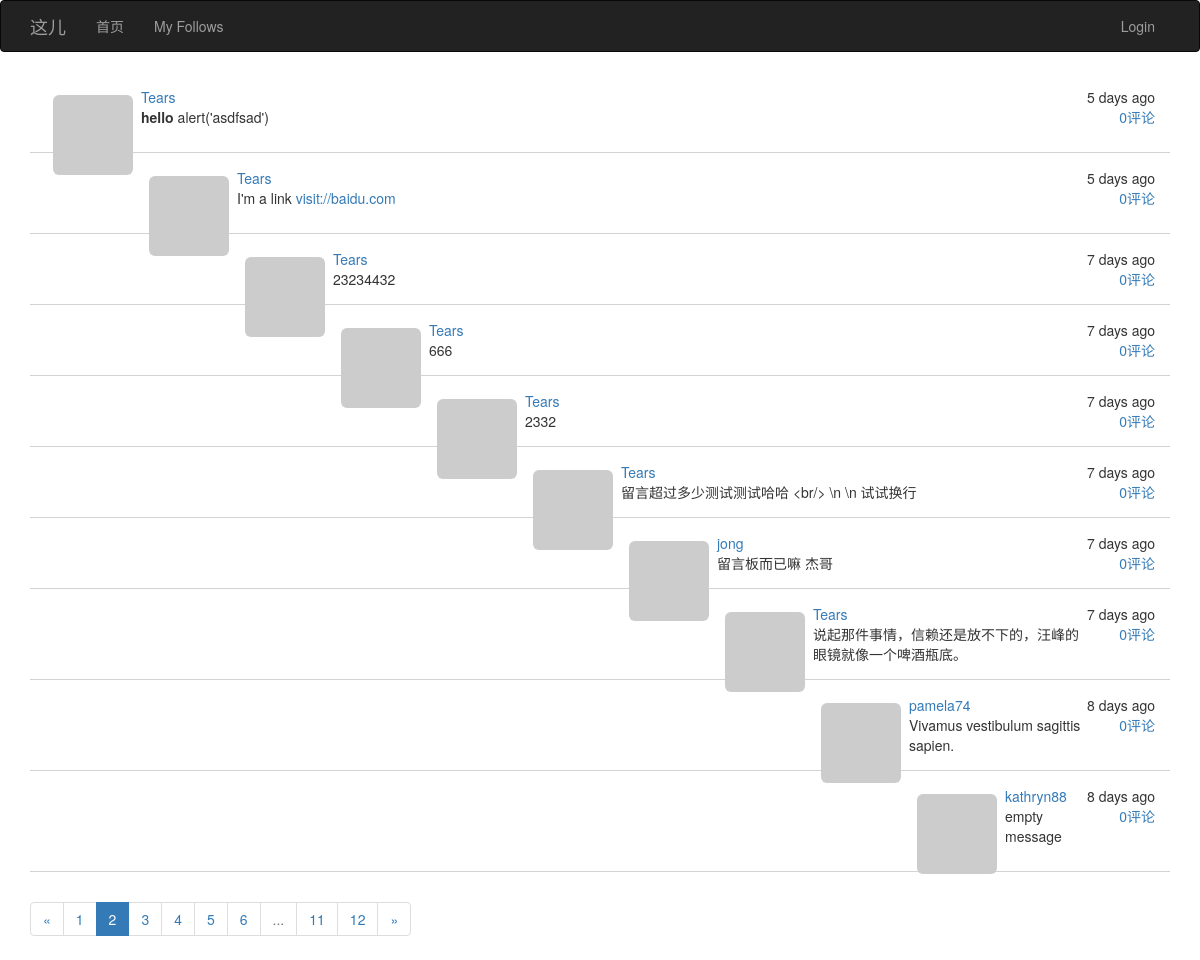
Screenshot of /?page=2 with the database file from the repository.
### app/models.py (models this page shows, shortened)
class Post(db.Model):
    __tablename__ = 'posts'
    id = db.Column(db.Integer, primary_key=True)
    body = db.Column(db.Text)
    body_html = db.Column(db.Text)
    timestamp = db.Column(db.DateTime, index=True, default=datetime.utcnow)
    author_id = db.Column(db.Integer, db.ForeignKey('users.id'))
    post_type = db.Column(db.Integer, default=PostType.POST)
    parent_post_id = db.Column(db.Integer, db.ForeignKey('posts.id'))
    disabled = db.Column(db.Boolean, default=True)
    comments = db.relationship('Post', foreign_keys=[parent_post_id],
                               backref=db.backref('parent_post',
                                                  lazy='joined', remote_side=[id]),
                               cascade='all,delete-orphan',
                               lazy='dynamic'
                               )

class User(UserMixin, db.Model):
    __tablename__ = 'users'
    id = db.Column(db.Integer, primary_key=True)
    email = db.Column(db.String(64), unique=True, index=True)
    username = db.Column(db.String(64), unique=True, index=True)
    password_hash = db.Column(db.String(128))
    confirmed = db.Column(db.Boolean, default=False)
    role_id = db.Column(db.Integer, db.ForeignKey('roles.id'))
    posts = db.relationship('Post', backref='author', lazy='dynamic')
    location = db.Column(db.String(64))
    about_me = db.Column(db.Text())
    member_since = db.Column(db.DateTime(), default=datetime.utcnow)
    last_seen = db.Column(db.DateTime(), default=datetime.utcnow)
    avatar = db.Column(db.String(128))
    followed = db.relationship('Follow', foreign_keys=[Follow.follower_id],
                               backref=db.backref('follower', lazy='joined'),
                               lazy='dynamic', cascade='all, delete-orphan')
    followers = db.relationship('Follow', foreign_keys=[Follow.followed_id],
                                backref=db.backref('followed', lazy='joined'),
                                lazy='dynamic', cascade='all, delete-orphan')
    def getAvatar(self, size=100, default='identicon', rating='g'):
        if request.is_secure:
            url = "https://secure.gravatar.com/avatar"
        else:
            url = 'http://www.gravatar.com/avatar'
        hash = self.avatar or hashlib.md5(self.email.encode('utf-8')).hexdigest()
        return '{url}/{hash}?s={size}&d={default}&r={rating}'.format(
            url=url, hash=hash, default=default, rating=rating, size=size)
    @property
    def password(self):
        raise AttributeError('password is not readable attribute')

### app/main/views.py (the view)
@main.route('/', methods=['POST', 'GET'])
def home():
    form = PostForm()
    if current_user.can(Permission.POST_ARTICLES) and form.validate_on_submit():
        post = Post(body=form.body.data, author=current_user._get_current_object())
        db.session.add(post)
        db.session.commit()
        return redirect(url_for('.home'))
    page = request.args.get('page', 1, type=int)
    pagination = Post.query.filter_by(post_type=PostType.POST).order_by(Post.timestamp.desc()) \
        .paginate(page, per_page=current_app.config['POSTS_PER_PAGE'], error_out=False)
    posts = pagination.items
    return render_template("index.html", form=form, posts=posts, pagination=pagination)

### app/main/__init__.py (called while the page is built)
@main.app_context_processor
def inject_permissions():
    return dict(Permission=Permission)

### app/models.py (called while the page is built)
    def can(self, permissions):
        return False

### app/templates/index.html (shortened to what this page needs)
{% extends "bootstrap_base.html" %}
{% import "bootstrap/wtf.html" as wtf %}
{% import "message.html" as message %}
{% block head %}{{ super() }}
{% endblock %}
{% block content %}
<div class="container">
    {% include '_posts.html' %}
    {% import '_posts.html' as posts%}
    {{posts.pagination_widget(pagination,'.home')}}
</div>
{% endblock %}

### app/templates/_posts.html
<ul class="posts">
    {% for post in posts %}
    {% if post and post.author %}
    <li>
        <div class="post-thumbnail">
            <a href="{{url_for('.user',id=post.author.id)}}">
                <img src="{{ post.author.getAvatar(size=40) }}"
                     class="img-rounded profile-thumbnail"/></a>
        </div>
        <div class="post-date">{{ moment(post.timestamp).fromNow()}}</div>
        <div class="post-author"><a href="{{url_for('.user',id=post.author.id)}}">
            {{ post.author.username}}</a></div>
        <div class="post-body">
            <span class="pull-right" style="margin-left:30px"><a href="{{url_for('.post',id=post.id)}}">{{post.comments.count()}}评论</a></span>
            {% if post.body_html %}
            {{ post.body_html| safe}}
            {% else %}
            {{ post.body }}
            {% endif %}
        </div>
    </li>
    {% endif %}
    {% endfor %}
</ul>
{% macro pagination_widget(pagination,endpoint) %}
<nav aria-label="Page navigation">
    <ul class="pagination">
        <li {% if not pagination.has_prev %} class="disabled" {% endif%}>
            <a href="{% if pagination.has_prev %}{{url_for(endpoint,page=pagination.page-1,**kwargs)}}
             {%else%}#{% endif%}" aria-label="Previous">
                <span aria-hidden="true">&laquo;</span>
            </a>
        </li>
        {% for p in pagination.iter_pages()%}
        {%if p == pagination.page %}
        <li class="active"><a href="{{url_for(endpoint,page=p,**kwargs)}}">{{p}}</a>
        </li>
        {% elif p %}
        <li><a href="{{url_for(endpoint,page=p,**kwargs)}}">{{p}}</a>
        </li>
        {% else %}
        <li class="disabled"><a href="{{url_for(endpoint,page=p,**kwargs)}}">...</a>
        </li>
        {% endif%}
        {% endfor %}
        <li {% if not pagination.has_next %} class="disabled" {% endif%}>
            <a href="{% if pagination.has_next %}{{url_for(endpoint,page=pagination.page+1,**kwargs)}}
             {%else%}#{% endif%}" aria-label="Next">
                <span aria-hidden="true">&raquo;</span>
            </a>
        </li>
    </ul>
</nav>
{% endmacro %}

### app/static/style.css (style rules this page uses)
* { -webkit-font-smoothing: antialiased; }
ul.posts { padding:0px; font-family:Gibson,Helvetica Neue,HelveticaNeue,Helvetica,Arial,sans-serif; }
ul.posts li , ul.follows li, ul.comments li { list-style-type:none; padding:15px; border-bottom:1px lightgray solid; }
ul> li> .post-date { float:right; }
ul> li >.post-thumbnail { float:left; padding:8px }

### rows the page displays
Post: timestamp "5 days ago", author.username "Tears", comments.count "0", body_html "hello alert('asdfsad')"
Post: timestamp "5 days ago", author.username "Tears", comments.count "0", body_html "I'm a link visit://baidu.com"
Post: timestamp "7 days ago", author.username "Tears", comments.count "0", body "23234432"
Post: timestamp "7 days ago", author.username "Tears", comments.count "0", body "666"
Post: timestamp "7 days ago", author.username "Tears", comments.count "0", body "2332"
Post: timestamp "7 days ago", author.username "Tears", comments.count "0", body "留言超过多少测试测试哈哈 <br/> \\n \\n 试试换行"
Post: timestamp "7 days ago", author.username "jong", comments.count "0", body "留言板而已嘛 杰哥"
Post: timestamp "7 days ago", author.username "Tears", comments.count "0", body "说起那件事情，信赖还是放不下的，汪峰的眼镜就像一个啤酒瓶底。"
Post: timestamp "8 days ago", author.username "pamela74", comments.count "0", body "Vivamus vestibulum sagittis sapien."
Post: timestamp "8 days ago", author.username "kathryn88", comments.count "0", body_html "empty message"

### other values shown
{{ p }} "1" "3" "4" "5" "6" "11" "12"
{{ p }} "2"
